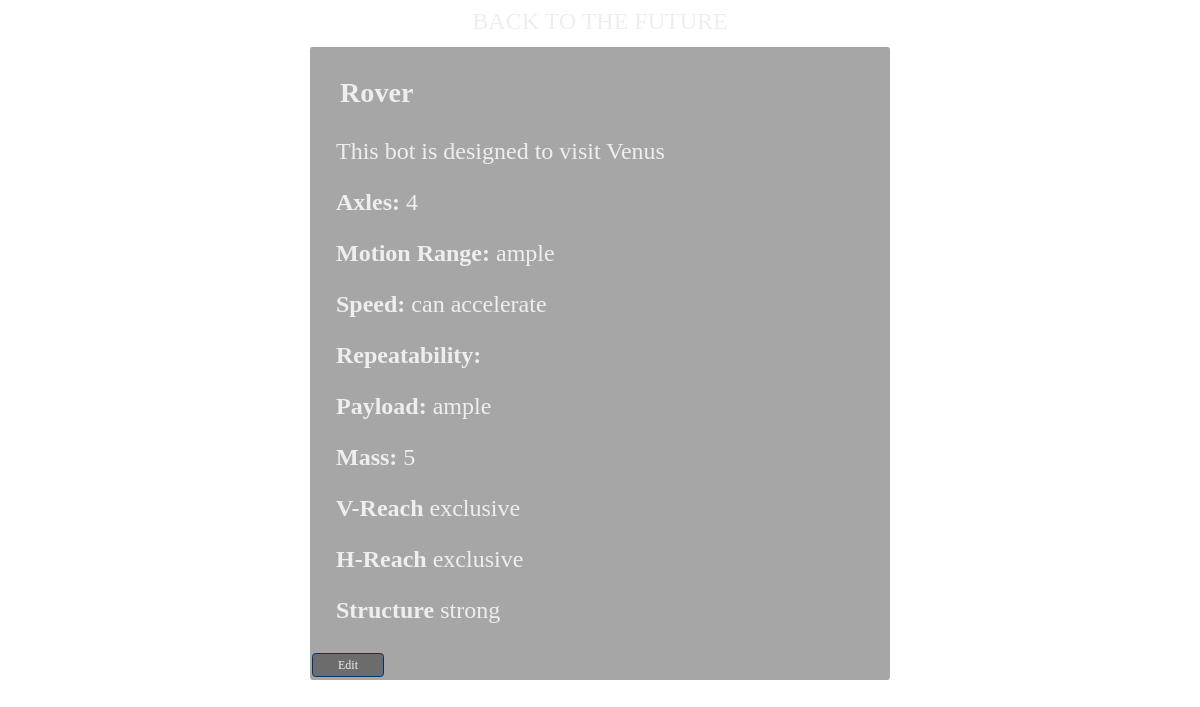
The app's page /robot/4/detail/ with its own data.
### core/models.py (models this page shows, shortened)
class Robot(models.Model):
    name = models.CharField(max_length=300)
    description = models.TextField(null=True, blank=True)
    created_at = models.DateTimeField(auto_now_add=True)
    axles = models.IntegerField(choices=MULTI_CHOICES, null=True, blank=True)
    motionrange = models.IntegerField(choices=PLURAL_CHOICES, null=True, blank=True)
    speed = models.IntegerField(choices=SPEED_CHOICES, null=True, blank=True)
    repeatability = models.IntegerField(choices=YESNO_CHOICES, null=True, blank=True)
    payload = models.IntegerField(choices=PLURAL_CHOICES, null=True, blank=True)
    mass = models.IntegerField(choices=MULTI_CHOICES, null=True, blank=True)
    vreach = models.IntegerField(choices=RATING_CHOICES, null=True, blank=True)
    hreach = models.IntegerField(choices=RATING_CHOICES, null=True, blank=True)
    structure = models.IntegerField(choices=RATING_CHOICES, null=True, blank=True)

### core/views.py (the view)
# urls.py: url(r'robot/(?P<pk>\d+)/detail/$', coreviews.DetailListView.as_view(), name='robot_list'),
class DetailListView(DetailView):
    model = coremodels.Robot
    template_name = 'robot/detail.html'
    context_object_name = 'robot'

### templates/robot/detail.html (shortened to what this page needs)
{% load staticfiles %}
<!DOCTYPE html>
<html>
    <head>
        <link href="{% static "css/style.css" %}" rel="stylesheet">
    </head>
    {% block content %}
    <nav>
        <a href="/robot">BACK TO THE FUTURE</a>
    </nav>
    <div class="list">
        <h3>{{ robot.name }}</h3>
        {% if robot.description %}
        <p>{{ robot.description }}</p>
        {% endif %}
        <p><b>Axles: </b>{% if robot.axles %}{{ robot.get_axles_display }}{% else %}----{% endif %}</p>
        <p><b> Motion Range: </b>{% if robot.motionrange %}{{ robot.get_motionrange_display }}{% else %}----{% endif %}</p>
        <p><b> Speed: </b>{% if robot.speed %}{{ robot.get_speed_display }}{% else %}----{% endif %}</p>
        <p><b> Repeatability: </b>{% if robot.repeatability %}{{ robot.get_repeatability_diplay }}{% else %}----{% endif %}</p>
        <p><b> Payload: </b>{% if robot.payload %}{{ robot.get_payload_display }}{% else %}----{% endif %}</p>
        <p><b> Mass: </b>{% if robot.mass %}{{ robot.get_mass_display }}{% else %}----{% endif %}</p>
        <p><b> V-Reach </b>{% if robot.vreach %}{{ robot.get_vreach_display }}{% else %}----{% endif %}</p>
        <p><b> H-Reach </b>{% if robot.hreach %}{{ robot.get_hreach_display }}{% else %}----{% endif %}</p>
        <p><b> Structure </b>{% if robot.structure %}{{ robot.get_structure_display }}{% else %}----{% endif %}</p>
        <button><a href="{% url 'robot_update' pk=robot.id %}">Edit</a></button>
    </div>
    {% endblock %}

### static/css/style.css (style rules this page uses)
button { font-family: Verdana; padding: 0.3em; color: #eeeeee; font-size: .5em; border: 1px solid #003366; border-radius: .3em; background-color: rgba(0, 0, 0, 0.35); width: 6em; }
div { border-radius: 0.1em; background-color: rgba(0, 0, 0, 0.35); margin-top: .5em; margin-left: auto; margin-right: auto; width: 24em; text-align: left; }
.list { padding: .1em; }
p { margin-left: 1em; color: #eeeeee; max-width: 20em; }
h3 { margin-left: 1em; }
a { text-decoration: none; color: #eeeeee; }

### records on screen
Robot: name "Rover", description "This bot is designed to visit Venus", axles "4", motionrange "ample", speed "can accelerate", payload "ample", mass "5", vreach "exclusive", hreach "exclusive", structure "strong"
